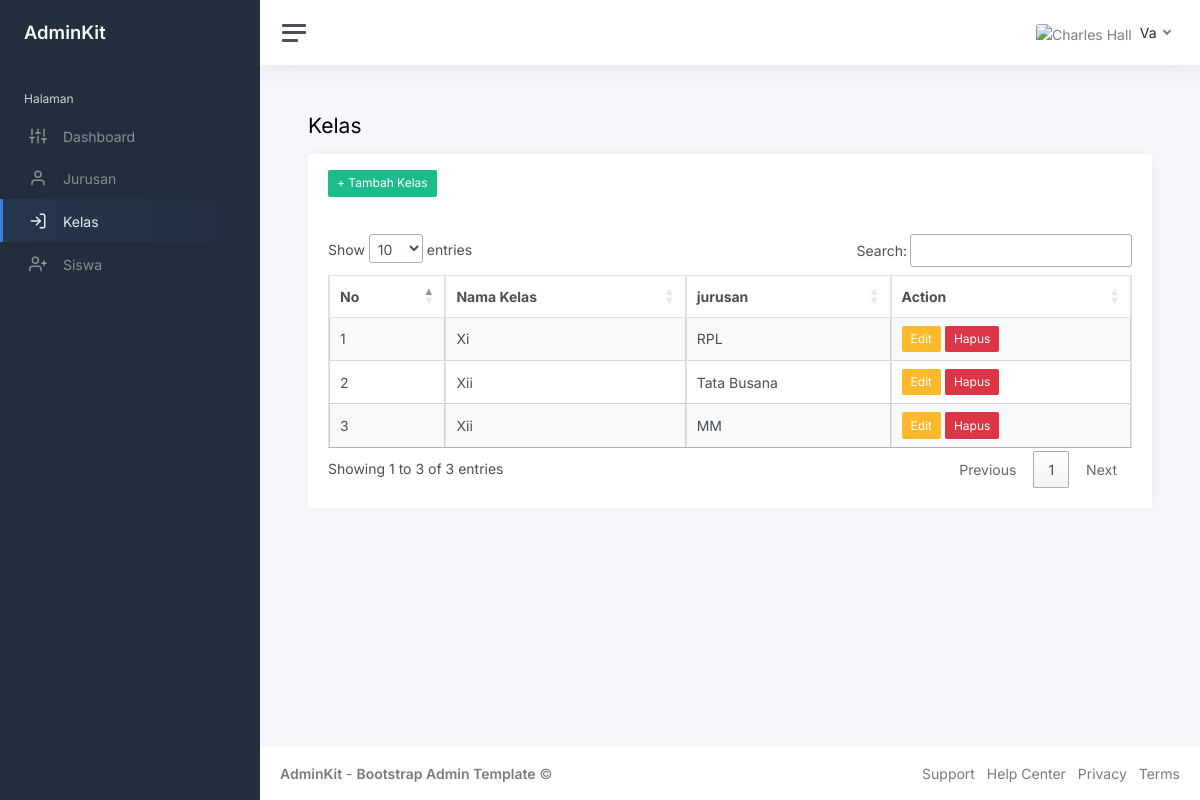
Screenshot of /index.php?page=kelas (signed in) with the database file from the repository.
### tables this page shows
CREATE TABLE `kelas` (
  `id_kelas` int(9) NOT NULL,
  `nm_kelas` varchar(27) NOT NULL,
  `id_jurusan` int(7) NOT NULL
);

CREATE TABLE `jurusan` (
  `id_jurusan` int(7) NOT NULL,
  `nm_jurusan` varchar(50) NOT NULL
);

### Kelas.php (the view, shortened to what this page needs)
<h1 class="h3 mb-3">Kelas</h1>
					<div class="row">
						<div class="col-12">
							<div class="card flex-fill">
							 <div class="card-header">
							 	<a href="?page=tambah-kelas" class="btn btn-success btn-sm">+ Tambah Kelas</a>
							 </div>
							<div>
								<div class="card-body">
									 <table class="table table-bordered table-striped table-hover cell-border" id="kelas">
							     <thead>
							     	<tr>
							     		<th>No</th>
							     		<th>Nama Kelas</th>
							     		<th>jurusan</th>
							     		<th>Action</th>
							     	</tr>
							     </thead>
							     <tbody>
							     	<?php
							     	$i = 1;
							     	$query = mysqli_query($koneksi, "SELECT * FROM kelas INNER JOIN jurusan ON kelas.id_jurusan=jurusan.id_jurusan");
							     	while ($data = mysqli_fetch_array($query)) {
							     		?>
							     		<tr>
							     		<td><?php echo $i++ ?></td>
							     		<td><?php echo $data['nm_kelas'] ?></td>
							     		<td><?php echo $data['nm_jurusan'] ?></td>
							     		<td>
							     			<a href="?page=edit-kelas&id=<?php echo $data['id_kelas'] ?>" class="btn btn-warning btn-sm">Edit</a>
							     			<a href="?page=hapus-kelas&id=<?php echo $data['id_kelas'] ?>"class="btn btn-danger btn-sm">Hapus</a>
							     		</td>
							     	</tr>
							     		<?php
							     	}
							     	?>
							     </tbody>
							 </table>
								</div>
							</div>
                        </div>
                    </div>

### rows the page displays
kelas: nm_kelas "Xi", id_jurusan.nm_jurusan "RPL"
kelas: nm_kelas "Xii", id_jurusan.nm_jurusan "Tata Busana"
kelas: nm_kelas "Xii", id_jurusan.nm_jurusan "MM"

### other values shown
$_SESSION['user']['nm_lengkap'] "Va"
